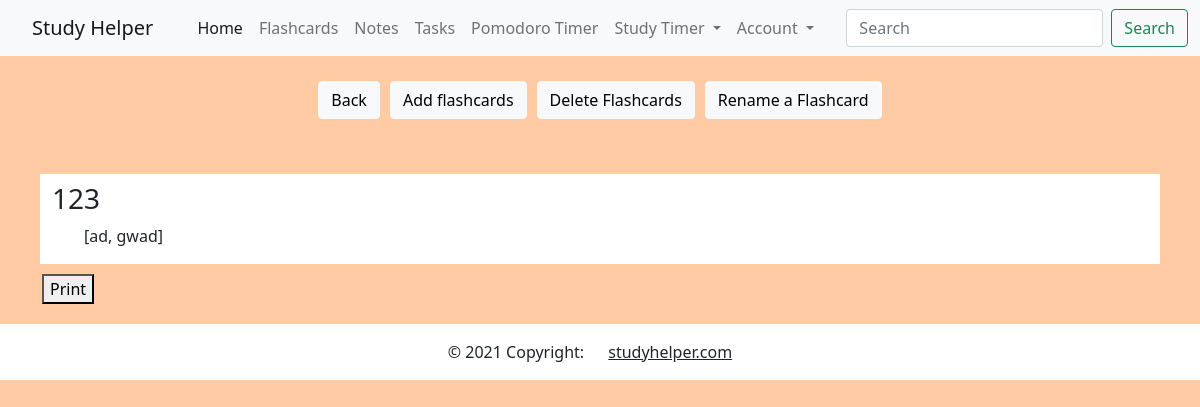
The app's page /flashcard/display/123-1 (signed in), older data.
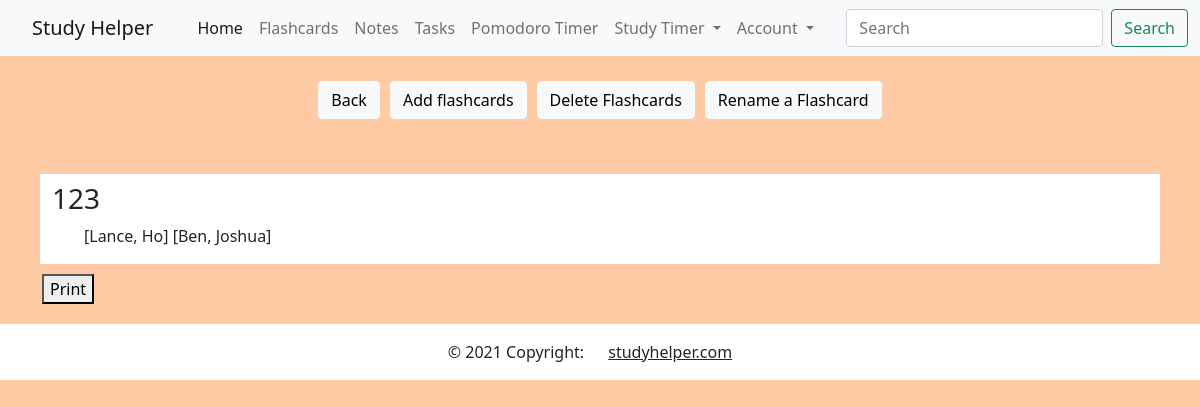
The same page, newer data.
### myapp/models.py (models this page shows)
class Card(UserMixin, db.Model):
    id = db.Column(db.Integer, primary_key=True)
    front = db.Column(db.String(256), index=True)
    back = db.Column(db.String(256), index=True)
    set_id = db.Column(db.Integer, db.ForeignKey('flashcardset.id'))
    def __repr__(self):
        return f'[{self.front}, {self.back}]'

### myapp/routes.py (the view, shortened to what this page needs)
@myapp_obj.route("/flashcard/<option>/<name>-<id>", methods=['GET', 'POST'])
@login_required
def flashcard(option, name, id):
    if (str(option).lower() == "add"):
        add_form = CardForm()
        if add_form.validate_on_submit():
            card = Card(front = add_form.front.data, back = add_form.back.data, set_id = id)
            db.session.add(card)
            db.session.commit()
            flash(f'Card has been added')
        return render_template('/flashcard/flashcard_add_cards.html', form=add_form,
         name=name, id=id)
    elif (str(option).lower() == "display"):
        list = Card.query.filter_by(set_id = id)
        return render_template('/flashcard/flashcard_display.html', name=name, id=id, list = list)
    return str(option) + ' is a invalid route.'

### myapp/models.py (called while the page is built)
@login.user_loader
def load_user(id):
    return User.query.get(int(id))

### myapp/templates/flashcard/flashcard_display.html (shortened to what this page needs)
{% extends "user/user_menu.html" %}
{% block content %}
<link rel="stylesheet" href="{{ url_for('static', filename='css/portal.css') }}">
<ul class="nav justify-content-center">
    <li class="nav-item">
      <a class="btn btn-light" href="/flashcard" role="button">Back</a>
    </li>
  <li class="nav-item">
    <a class="btn btn-light" href="/flashcard/add/{{ name }}-{{ id }}" role="button">Add flashcards</a>
  </li>
  <li class="nav-item">
    <a class="btn btn-light" href="/flashcard/delete/{{ name }}-{{ id }}" role="button">Delete Flashcards</a>
  </li>
  <li class="nav-item">
    <a class="btn btn-light" href="/flashcard/edit/{{ name }}-{{ id }}" role="button">Rename a Flashcard</a>
  </li>
</ul>
<div class="container">
  <div class="row">
    <div class="col-sm">
      <h3><h3>{{ name }}</h3></h3>
      <ul>
          {% for cards in list %}
              {{ cards }}
          {% endfor %}
      </ul>
    </div>
    <div>
        <button onclick="window.print();"> Print </h4>
    </div>
  </div>
</div>
{% endblock %}

Row changes from the older to the newer data that the page shows:
changed Card: front+back "[ad, gwad]" → "[Lance, Ho]"
added Card: front+back "[Ben, Joshua]"
